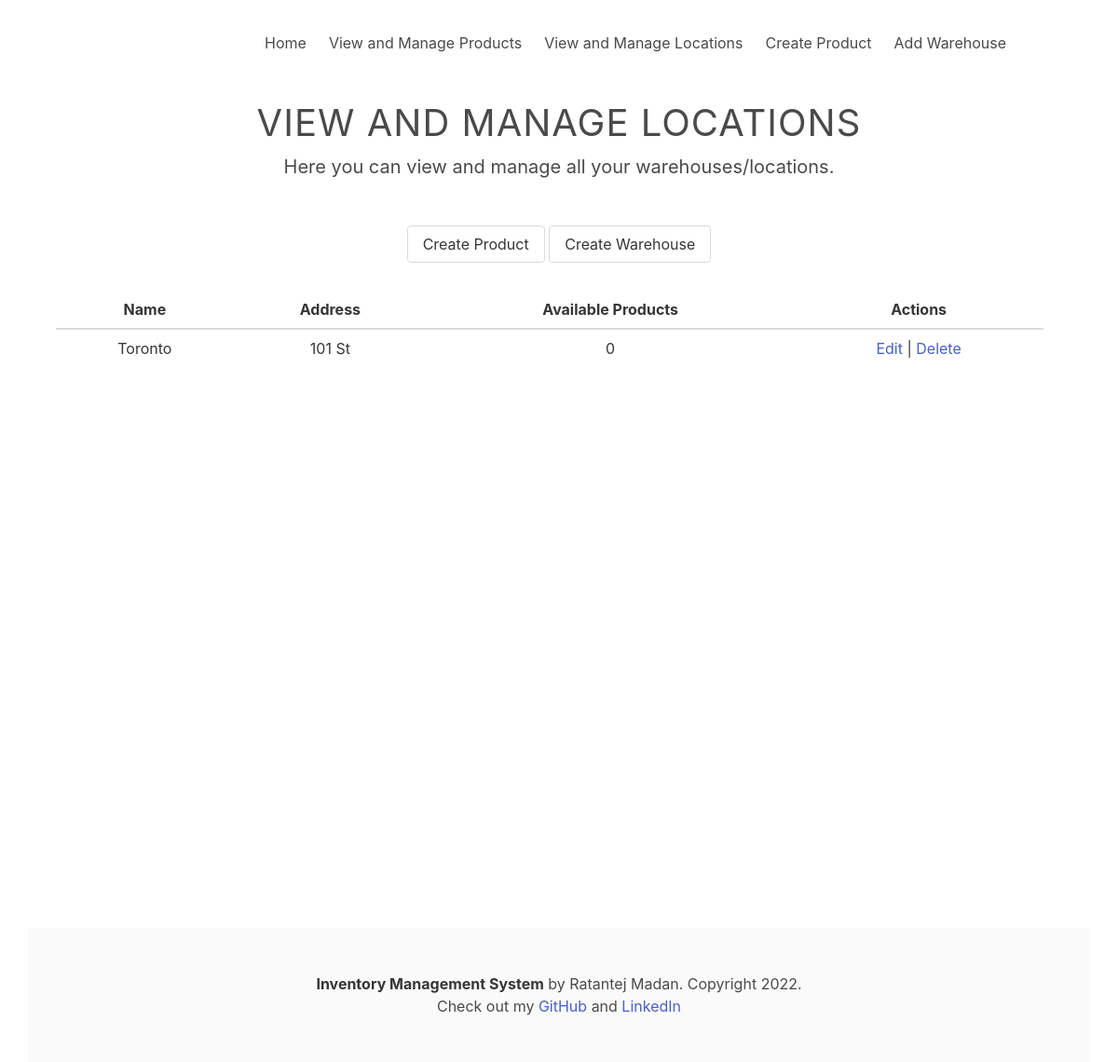
/viewLocations, run on an earlier commit of the app's database.
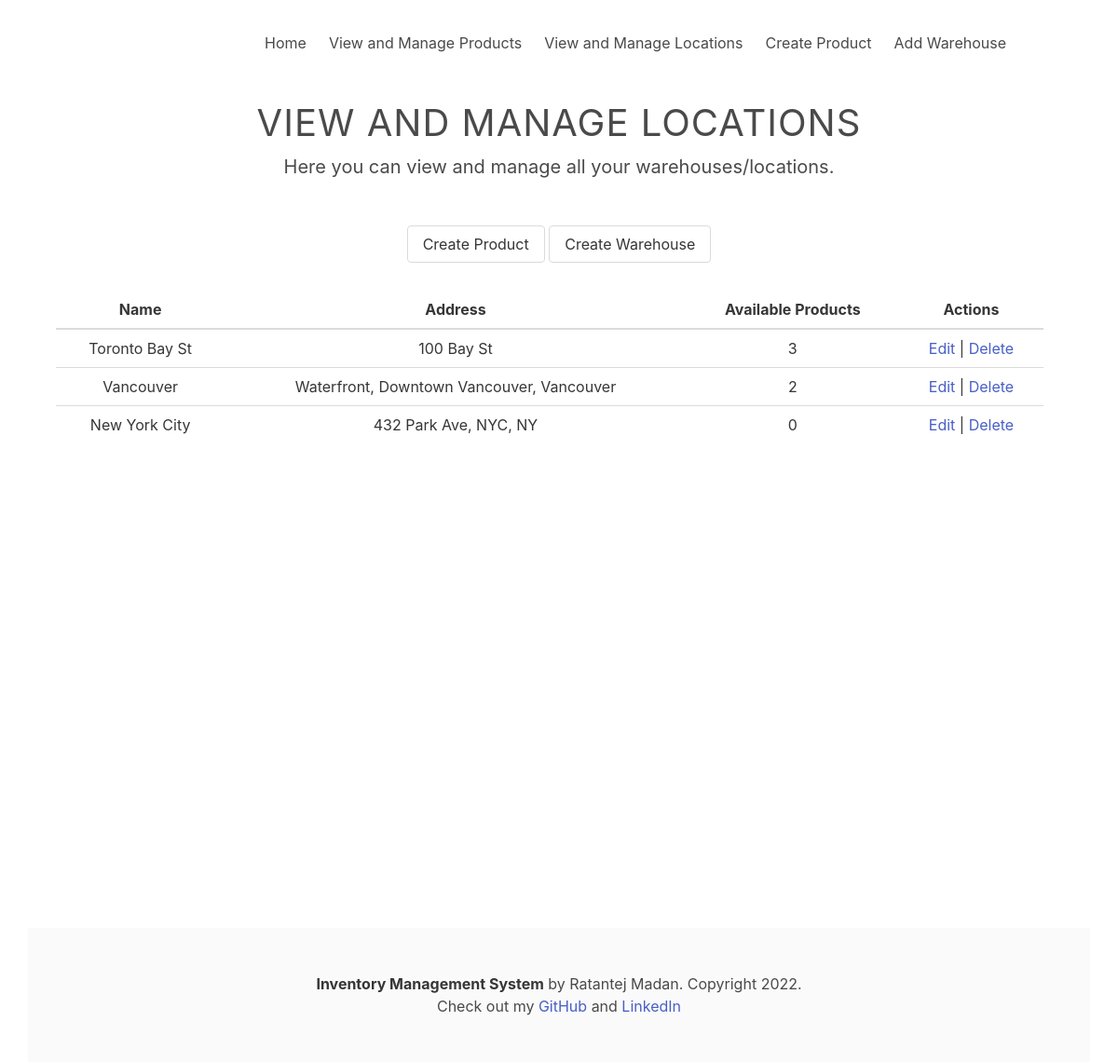
And on a later commit of the database.
### main.py (models this page shows)
class Locations(db.Model):
    id = db.Column(db.Integer, primary_key=True)
    name = db.Column(db.String(250), unique=True)
    address = db.Column(db.String(750), unique=True)

### main.py (the view)
@app.route('/viewLocations')
def viewLocations():
    update_everything()
    return render_template("viewWarehouse.html", contents=warehouses)

### main.py (called while the page is built)
def getWarehouses():
    all_warehouses = Locations.query.all()
    for i in all_warehouses:
        newWarehouse = warehouse.Warehouse(i.id, i.name, i.address)
        warehouses.append(newWarehouse)

def getProducts():
    all_products = Product.query.all()
    for i in all_products:
        newProduct = product.Product(i.id, i.name, i.price)
        products.append(newProduct)

def populateWarehouse():
    all_inventory = Inventory.query.order_by(Inventory.warehouse_id).all()
    for i in warehouses:
        for j in all_inventory:
            if j.warehouse_id == i.warehouse_id:
                i.addProduct(j.product_id, j.qty)
    for i in products:
        for j in warehouses:
            if i.product_id in j.warehouse_products:
                i.product_warehouse[j.warehouse_id] = \
                    j.warehouse_products[i.product_id]
                i.product_qty += j.warehouse_products[i.product_id]

def update_everything():
    warehouses.clear()
    products.clear()
    getWarehouses()
    getProducts()
    populateWarehouse()

### warehouse.py (called while the page is built)
    def addProduct(self, product_id: int, qty: int):
        self.warehouse_products[product_id] = qty
        self.warehouse_qty += qty

### templates/viewWarehouse.html (shortened to what this page needs)
{% extends "base.html" %}
{% block heading %}
    View and Manage Locations
{% endblock %}
{% block subheading %}
    Here you can view and manage all your warehouses/locations.
{% endblock %}
{% block main %}
    <section style="margin-top: 10px; text-align: center">
        <div style="display: inline">
            <a class="button" href="{{ url_for('createProduct') }}"> Create Product </a>
            <a class="button" href="{{ url_for('createWarehouse') }}"> Create Warehouse </a>
        </div>
        <br>
    </section>
    <section style="text-align: center">
        <div style="margin: 30px 50px 200px 30px;">
            <table class="table is-hoverable is-fullwidth">
                <thead>
                <tr>
                    <th> Name </th>
                    <th> Address </th>
                    <th> Available Products </th>
                    <th> Actions </th>
                </tr>
                </thead>
                <tbody>
                {% for row in contents %}
                    <tr>
                        <td style="vertical-align: middle"> {{ row.warehouse_name }} </td>
                        <td style="vertical-align: middle"> {{ row.warehouse_address }} </td>
                        <td style="vertical-align: middle"> {{ row.warehouse_products|length }} </td>
                        <td style="vertical-align: middle"> <a href="{{ url_for('editWarehouse', w_id=row.warehouse_id) }}"> Edit </a>  |  <a href="{{ url_for('deleteWarehouse', object_key= row.warehouse_id) }}"> Delete </a></td>
                    </tr>
                {% endfor %}
                </tbody>
            </table>
        </div>
    </section>
{% endblock %}

### templates/base.html (shortened to what this page needs)
<!DOCTYPE html>
<html lang="en">
<head>
    <link rel="stylesheet" href="https://cdnjs.cloudflare.com/ajax/libs/bulma/0.7.2/css/bulma.min.css"/>
    <link rel="stylesheet" type="text/css" href="{{ url_for('static', filename='styles/main.css') }}">
</head>
<body style="margin-top: 20px; margin-left: 30px; margin-right: 30px">
<div id="page-container">
    <div id="content-wrap">
        <section>
            <div class="hero-head">
                <nav class="navbar">
                    <div class="container">
                        <div class="navbar-menu">
                            <div class="navbar-end">
                                <a href="{{ url_for('home') }}" class="navbar-item">
                                    Home
                                </a>
                                <a href="{{ url_for('viewProducts') }}" class="navbar-item">
                                    View and Manage Products
                                </a>
                                <a href="{{ url_for('viewLocations') }}" class="navbar-item">
                                    View and Manage Locations
                                </a>
                                <a href="{{ url_for('addProduct') }}" class="navbar-item">
                                    Create Product
                                </a>
                                <a href="{{ url_for('addWarehouse') }}" class="navbar-item">
                                    Add Warehouse
                                </a>
                            </div>
                        </div>
                    </div>
                </nav>
            </div>
        </section>
        <section style="text-align: center; margin-top: 30px">
            <div class="heading" style="font-size: 40px">
                <h1>
                    {% block heading %}{% endblock %}
                </h1>
            </div>
            <div>
                <p class="subtitle" style="font-size: 20px; margin-bottom: 50px">
                    {% block subheading %}{% endblock %}
                </p>
            </div>
        </section>
        {% block main %}
        {% endblock %}
    </div>
    <footer id="footer" class="footer">
        <div class="content has-text-centered">
            <p>
                <strong>Inventory Management System</strong> by Ratantej Madan. Copyright 2022.
                <br>
                Check out my <a href="https://github.com/ratantejmadan"> GitHub </a> and
                <a href="https://www.linkedin.com/in/ratantejmadan/"> LinkedIn </a>
            </p>
        </div>
    </footer>
</div>
</body>
</html>

### static/styles/main.css (style rules this page uses)
#page-container { position: relative; min-height: 140vh; }
#content-wrap { padding-bottom: 2.5rem; }
#footer { position: absolute; bottom: 0; width: 100%; height: 2.5rem; }

What changed in the data, as far as the page shows it:
removed Locations: warehouse_name "Toronto", warehouse_address "101 St", warehouse_products|length "0"
added Locations: warehouse_name "Toronto Bay St", warehouse_address "100 Bay St", warehouse_products|length "3"
added Locations: warehouse_name "Vancouver", warehouse_address "Waterfront, Downtown Vancouver, Vancouver", warehouse_products|length "2"
added Locations: warehouse_name "New York City", warehouse_address "432 Park Ave, NYC, NY", warehouse_products|length "0"
